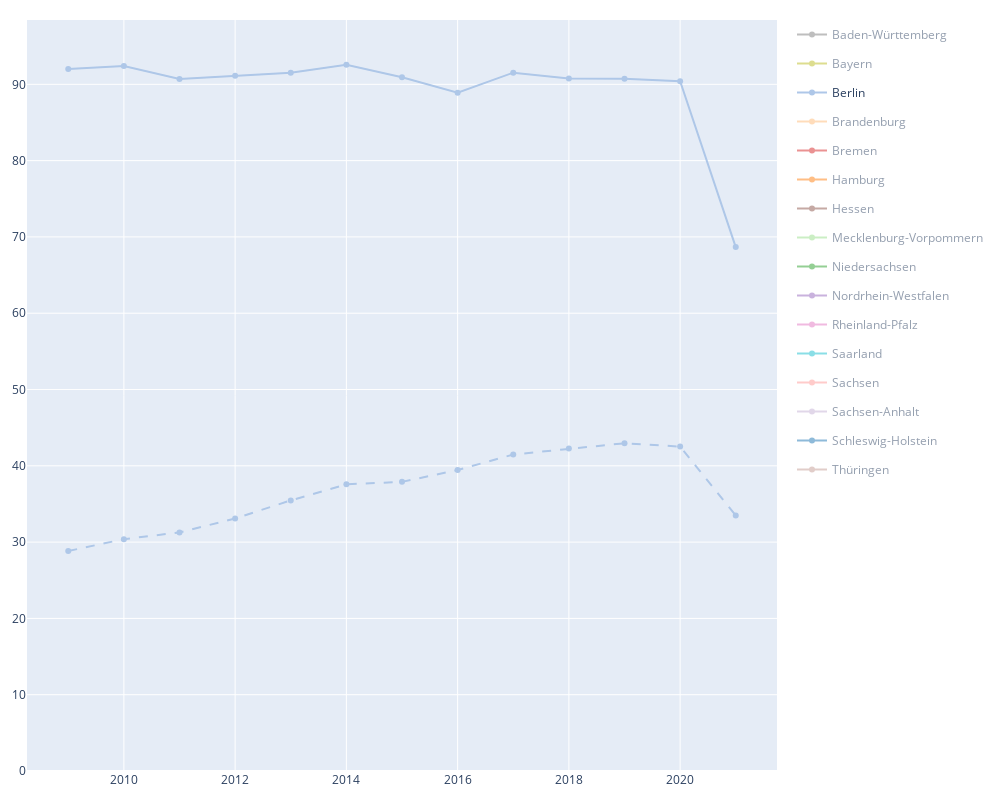

Write notebook code for a chart like this one.
### Markdown cell above
# Empfänger:innen von Elterngeld in Prozent Anteil an Geburten

### Code cell
egb = pd.merge(
    eg,
    gb[["jahr", "land", "geburten"]],
    on=["jahr", "land"],
    how="left"
)
egb["eg_rate"] = egb.pers / egb.geburten * 100

fig = go.Figure()

for var, grp in egb.groupby(["land", "fm"]):
    fig.add_trace(
        go.Scatter(
            x=grp.jahr,
            y=grp.eg_rate,
            mode="markers+lines",
            line=dict(
                dash=fm_line[var[1]],
                color=land_clr[var[0]]
            ),
            name=var[0],
            showlegend=var[1]=="weiblich",
            legendgroup=var[0],
            visible=True if var[0] == "Berlin" else "legendonly",
            customdata=grp.grp_display.values,
            hovertemplate="%{customdata}: bei %{y:.1f}% der geborenen Kinder<extra></extra>"
        )
    )

fig.update_layout(
    hovermode="x unified",
    width=1000,
    height=800,
    margin=dict(t=20, r=20, b=20, l=20),
    yaxis=dict(range=[0, egb.eg_rate.max()])
)

fig.show()

### Figure 1 — Plotly figure (JSON) as saved in the notebook; plotly's stock layout.template omitted (floating-point values rounded to 4 significant figures)
{"data": [{"customdata": ["Väter in Baden-Württemberg", "Väter in Baden-Württemberg", "Väter in Baden-Württemberg", "Väter in Baden-Württemberg", "Väter in Baden-Württemberg", "Väter in Baden-Württemberg", "Väter in Baden-Württemberg", "Väter in Baden-Württemberg", "Väter in Baden-Württemberg", "Väter in Baden-Württemberg", "Väter in Baden-Württemberg", "Väter in Baden-Württemberg", "Väter in Baden-Württemberg"], "hovertemplate": "%{customdata}: bei %{y:.1f}% der geborenen Kinder<extra></extra>", "legendgroup": "Baden-Württemberg", "line": {"color": "#7f7f7f", "dash": "dash"}, "mode": "markers+lines", "name": "Baden-Württemberg", "showlegend": false, "type": "scatter", "visible": "legendonly", "x": [2009, 2010, 2011, 2012, 2013, 2014, 2015, 2016, 2017, 2018, 2019, 2020, 2021], "y": [23.49, 26.15, 29.13, 32.26, 36.36, 38.73, 38.96, 39.44, 41.63, 43.05, 44.23, 45.41, 36.36]}, {"customdata": ["Mütter in Baden-Württemberg", "Mütter in Baden-Württemberg", "Mütter in Baden-Württemberg", "Mütter in Baden-Württemberg", "Mütter in Baden-Württemberg", "Mütter in Baden-Württemberg", "Mütter in Baden-Württemberg", "Mütter in Baden-Württemberg", "Mütter in Baden-Württemberg", "Mütter in Baden-Württemberg", "Mütter in Baden-Württemberg", "Mütter in Baden-Württemberg", "Mütter in Baden-Württemberg"], "hovertemplate": "%{customdata}: bei %{y:.1f}% der geborenen Kinder<extra></extra>", "legendgroup": "Baden-Württemberg", "line": {"color": "#7f7f7f", "dash": "solid"}, "mode": "markers+lines", "name": "Baden-Württemberg", "showlegend": true, "type": "scatter", "visible": "legendonly", "x": [2009, 2010, 2011, 2012, 2013, 2014, 2015, 2016, 2017, 2018, 2019, 2020, 2021], "y": [95.54, 95.76, 95.52, 96.51, 98.43, 98.39, 95.23, 93.3, 95.02, 94.76, 94.66, 95.83, 72.46]}, {"customdata": ["Väter in Bayern", "Väter in Bayern", "Väter in Bayern", "Väter in Bayern", "Väter in Bayern", "Väter in Bayern", "Väter in Bayern", "Väter in Bayern", "Väter in Bayern", "Väter in Bayern", "Väter in Bayern", "Väter in Bayern", "Väter in Bayern"], "hovertemplate": "%{customdata}: bei %{y:.1f}% der geborenen Kinder<extra></extra>", "legendgroup": "Bayern", "line": {"color": "#bcbd22", "dash": "dash"}, "mode": "markers+lines", "name": "Bayern", "showlegend": false, "type": "scatter", "visible": "legendonly", "x": [2009, 2010, 2011, 2012, 2013, 2014, 2015, 2016, 2017, 2018, 2019, 2020, 2021], "y": [29.54, 32.07, 34.92, 37.2, 39.84, 41.75, 42.53, 43.52, 45.14, 46.53, 48.02, 48.61, 38.71]}, {"customdata": ["Mütter in Bayern", "Mütter in Bayern", "Mütter in Bayern", "Mütter in Bayern", "Mütter in Bayern", "Mütter in Bayern", "Mütter in Bayern", "Mütter in Bayern", "Mütter in Bayern", "Mütter in Bayern", "Mütter in Bayern", "Mütter in Bayern", "Mütter in Bayern"], "hovertemplate": "%{customdata}: bei %{y:.1f}% der geborenen Kinder<extra></extra>", "legendgroup": "Bayern", "line": {"color": "#bcbd22", "dash": "solid"}, "mode": "markers+lines", "name": "Bayern", "showlegend": true, "type": "scatter", "visible": "legendonly", "x": [2009, 2010, 2011, 2012, 2013, 2014, 2015, 2016, 2017, 2018, 2019, 2020, 2021], "y": [95.55, 95.77, 95.67, 96.4, 97.8, 97.46, 94.89, 93.58, 94.59, 94.31, 94.68, 95.27, 72.03]}, {"customdata": ["Väter in Berlin", "Väter in Berlin", "Väter in Berlin", "Väter in Berlin", "Väter in Berlin", "Väter in Berlin", "Väter in Berlin", "Väter in Berlin", "Väter in Berlin", "Väter in Berlin", "Väter in Berlin", "Väter in Berlin", "Väter in Berlin"], "hovertemplate": "%{customdata}: bei %{y:.1f}% der geborenen Kinder<extra></extra>", "legendgroup": "Berlin", "line": {"color": "#aec7e8", "dash": "dash"}, "mode": "markers+lines", "name": "Berlin", "showlegend": false, "type": "scatter", "visible": true, "x": [2009, 2010, 2011, 2012, 2013, 2014, 2015, 2016, 2017, 2018, 2019, 2020, 2021], "y": [28.83, 30.39, 31.27, 33.1, 35.47, 37.57, 37.9, 39.45, 41.48, 42.26, 42.95, 42.52, 33.48]}, {"customdata": ["Mütter in Berlin", "Mütter in Berlin", "Mütter in Berlin", "Mütter in Berlin", "Mütter in Berlin", "Mütter in Berlin", "Mütter in Berlin", "Mütter in Berlin", "Mütter in Berlin", "Mütter in Berlin", "Mütter in Berlin", "Mütter in Berlin", "Mütter in Berlin"], "hovertemplate": "%{customdata}: bei %{y:.1f}% der geborenen Kinder<extra></extra>", "legendgroup": "Berlin", "line": {"color": "#aec7e8", "dash": "solid"}, "mode": "markers+lines", "name": "Berlin", "showlegend": true, "type": "scatter", "visible": true, "x": [2009, 2010, 2011, 2012, 2013, 2014, 2015, 2016, 2017, 2018, 2019, 2020, 2021], "y": [92.02, 92.41, 90.69, 91.13, 91.51, 92.57, 90.93, 88.91, 91.53, 90.77, 90.74, 90.4, 68.67]}, {"customdata": ["Väter in Brandenburg", "Väter in Brandenburg", "Väter in Brandenburg", "Väter in Brandenburg", "Väter in Brandenburg", "Väter in Brandenburg", "Väter in Brandenburg", "Väter in Brandenburg", "Väter in Brandenburg", "Väter in Brandenburg", "Väter in Brandenburg", "Väter in Brandenburg", "Väter in Brandenburg"], "hovertemplate": "%{customdata}: bei %{y:.1f}% der geborenen Kinder<extra></extra>", "legendgroup": "Brandenburg", "line": {"color": "#ffbb78", "dash": "dash"}, "mode": "markers+lines", "name": "Brandenburg", "showlegend": false, "type": "scatter", "visible": "legendonly", "x": [2009, 2010, 2011, 2012, 2013, 2014, 2015, 2016, 2017, 2018, 2019, 2020, 2021], "y": [26.11, 27.05, 28.91, 31.12, 34.31, 35.89, 38.28, 39.79, 42.74, 45.06, 46.09, 45.77, 36.38]}, {"customdata": ["Mütter in Brandenburg", "Mütter in Brandenburg", "Mütter in Brandenburg", "Mütter in Brandenburg", "Mütter in Brandenburg", "Mütter in Brandenburg", "Mütter in Brandenburg", "Mütter in Brandenburg", "Mütter in Brandenburg", "Mütter in Brandenburg", "Mütter in Brandenburg", "Mütter in Brandenburg", "Mütter in Brandenburg"], "hovertemplate": "%{customdata}: bei %{y:.1f}% der geborenen Kinder<extra></extra>", "legendgroup": "Brandenburg", "line": {"color": "#ffbb78", "dash": "solid"}, "mode": "markers+lines", "name": "Brandenburg", "showlegend": true, "type": "scatter", "visible": "legendonly", "x": [2009, 2010, 2011, 2012, 2013, 2014, 2015, 2016, 2017, 2018, 2019, 2020, 2021], "y": [95.18, 95.27, 94.92, 95.07, 97.09, 95.71, 95.29, 93.38, 94.9, 97.84, 95.27, 95.24, 72.49]}, {"customdata": ["Väter in Bremen", "Väter in Bremen", "Väter in Bremen", "Väter in Bremen", "Väter in Bremen", "Väter in Bremen", "Väter in Bremen", "Väter in Bremen", "Väter in Bremen", "Väter in Bremen", "Väter in Bremen", "Väter in Bremen", "Väter in Bremen"], "hovertemplate": "%{customdata}: bei %{y:.1f}% der geborenen Kinder<extra></extra>", "legendgroup": "Bremen", "line": {"color": "#d62728", "dash": "dash"}, "mode": "markers+lines", "name": "Bremen", "showlegend": false, "type": "scatter", "visible": "legendonly", "x": [2009, 2010, 2011, 2012, 2013, 2014, 2015, 2016, 2017, 2018, 2019, 2020, 2021], "y": [17.81, 18.22, 20.45, 21.6, 24.61, 26.07, 27.04, 28.1, 31.39, 32.71, 34.07, 31.47, 26.75]}, {"customdata": ["Mütter in Bremen", "Mütter in Bremen", "Mütter in Bremen", "Mütter in Bremen", "Mütter in Bremen", "Mütter in Bremen", "Mütter in Bremen", "Mütter in Bremen", "Mütter in Bremen", "Mütter in Bremen", "Mütter in Bremen", "Mütter in Bremen", "Mütter in Bremen"], "hovertemplate": "%{customdata}: bei %{y:.1f}% der geborenen Kinder<extra></extra>", "legendgroup": "Bremen", "line": {"color": "#d62728", "dash": "solid"}, "mode": "markers+lines", "name": "Bremen", "showlegend": true, "type": "scatter", "visible": "legendonly", "x": [2009, 2010, 2011, 2012, 2013, 2014, 2015, 2016, 2017, 2018, 2019, 2020, 2021], "y": [92.61, 90.71, 90.79, 91.4, 92.49, 93.01, 93.56, 87.05, 90.8, 90.58, 90.4, 89.9, 69.4]}, {"customdata": ["Väter in Hamburg", "Väter in Hamburg", "Väter in Hamburg", "Väter in Hamburg", "Väter in Hamburg", "Väter in Hamburg", "Väter in Hamburg", "Väter in Hamburg", "Väter in Hamburg", "Väter in Hamburg", "Väter in Hamburg", "Väter in Hamburg", "Väter in Hamburg"], "hovertemplate": "%{customdata}: bei %{y:.1f}% der geborenen Kinder<extra></extra>", "legendgroup": "Hamburg", "line": {"color": "#ff7f0e", "dash": "dash"}, "mode": "markers+lines", "name": "Hamburg", "showlegend": false, "type": "scatter", "visible": "legendonly", "x": [2009, 2010, 2011, 2012, 2013, 2014, 2015, 2016, 2017, 2018, 2019, 2020, 2021], "y": [26.1, 26.98, 29.14, 31.78, 35.0, 37.23, 37.67, 37.84, 39.96, 41.67, 42.56, 41.56, 33.37]}, {"customdata": ["Mütter in Hamburg", "Mütter in Hamburg", "Mütter in Hamburg", "Mütter in Hamburg", "Mütter in Hamburg", "Mütter in Hamburg", "Mütter in Hamburg", "Mütter in Hamburg", "Mütter in Hamburg", "Mütter in Hamburg", "Mütter in Hamburg", "Mütter in Hamburg", "Mütter in Hamburg"], "hovertemplate": "%{customdata}: bei %{y:.1f}% der geborenen Kinder<extra></extra>", "legendgroup": "Hamburg", "line": {"color": "#ff7f0e", "dash": "solid"}, "mode": "markers+lines", "name": "Hamburg", "showlegend": true, "type": "scatter", "visible": "legendonly", "x": [2009, 2010, 2011, 2012, 2013, 2014, 2015, 2016, 2017, 2018, 2019, 2020, 2021], "y": [93.97, 93.35, 92.48, 92.54, 94.51, 95.19, 91.94, 90.91, 92.41, 91.63, 91.48, 91.11, 70.04]}, {"customdata": ["Väter in Hessen", "Väter in Hessen", "Väter in Hessen", "Väter in Hessen", "Väter in Hessen", "Väter in Hessen", "Väter in Hessen", "Väter in Hessen", "Väter in Hessen", "Väter in Hessen", "Väter in Hessen", "Väter in Hessen", "Väter in Hessen"], "hovertemplate": "%{customdata}: bei %{y:.1f}% der geborenen Kinder<extra></extra>", "legendgroup": "Hessen", "line": {"color": "#8c564b", "dash": "dash"}, "mode": "markers+lines", "name": "Hessen", "showlegend": false, "type": "scatter", "visible": "legendonly", "x": [2009, 2010, 2011, 2012, 2013, 2014, 2015, 2016, 2017, 2018, 2019, 2020, 2021], "y": [22.22, 24.15, 25.61, 27.92, 29.96, 32.46, 32.1, 33.11, 34.75, 35.93, 36.48, 36.82, 29.55]}, {"customdata": ["Mütter in Hessen", "Mütter in Hessen", "Mütter in Hessen", "Mütter in Hessen", "Mütter in Hessen", "Mütter in Hessen", "Mütter in Hessen", "Mütter in Hessen", "Mütter in Hessen", "Mütter in Hessen", "Mütter in Hessen", "Mütter in Hessen", "Mütter in Hessen"], "hovertemplate": "%{customdata}: bei %{y:.1f}% der geborenen Kinder<extra></extra>", "legendgroup": "Hessen", "line": {"color": "#8c564b", "dash": "solid"}, "mode": "markers+lines", "name": "Hessen", "showlegend": true, "type": "scatter", "visible": "legendonly", "x": [2009, 2010, 2011, 2012, 2013, 2014, 2015, 2016, 2017, 2018, 2019, 2020, 2021], "y": [94.99, 95.08, 94.01, 94.35, 96.0, 95.65, 92.57, 90.86, 91.29, 91.91, 92.05, 92.16, 69.92]}, {"customdata": ["Väter in Mecklenburg-Vorpommern", "Väter in Mecklenburg-Vorpommern", "Väter in Mecklenburg-Vorpommern", "Väter in Mecklenburg-Vorpommern", "Väter in Mecklenburg-Vorpommern", "Väter in Mecklenburg-Vorpommern", "Väter in Mecklenburg-Vorpommern", "Väter in Mecklenburg-Vorpommern", "Väter in Mecklenburg-Vorpommern", "Väter in Mecklenburg-Vorpommern", "Väter in Mecklenburg-Vorpommern", "Väter in Mecklenburg-Vorpommern", "Väter in Mecklenburg-Vorpommern"], "hovertemplate": "%{customdata}: bei %{y:.1f}% der geborenen Kinder<extra></extra>", "legendgroup": "Mecklenburg-Vorpommern", "line": {"color": "#98df8a", "dash": "dash"}, "mode": "markers+lines", "name": "Mecklenburg-Vorpommern", "showlegend": false, "type": "scatter", "visible": "legendonly", "x": [2009, 2010, 2011, 2012, 2013, 2014, 2015, 2016, 2017, 2018, 2019, 2020, 2021], "y": [22.38, 22.86, 21.63, 24.31, 25.94, 27.53, 29.48, 33.13, 34.71, 36.43, 37.77, 38.96, 31.83]}, {"customdata": ["Mütter in Mecklenburg-Vorpommern", "Mütter in Mecklenburg-Vorpommern", "Mütter in Mecklenburg-Vorpommern", "Mütter in Mecklenburg-Vorpommern", "Mütter in Mecklenburg-Vorpommern", "Mütter in Mecklenburg-Vorpommern", "Mütter in Mecklenburg-Vorpommern", "Mütter in Mecklenburg-Vorpommern", "Mütter in Mecklenburg-Vorpommern", "Mütter in Mecklenburg-Vorpommern", "Mütter in Mecklenburg-Vorpommern", "Mütter in Mecklenburg-Vorpommern", "Mütter in Mecklenburg-Vorpommern"], "hovertemplate": "%{customdata}: bei %{y:.1f}% der geborenen Kinder<extra></extra>", "legendgroup": "Mecklenburg-Vorpommern", "line": {"color": "#98df8a", "dash": "solid"}, "mode": "markers+lines", "name": "Mecklenburg-Vorpommern", "showlegend": true, "type": "scatter", "visible": "legendonly", "x": [2009, 2010, 2011, 2012, 2013, 2014, 2015, 2016, 2017, 2018, 2019, 2020, 2021], "y": [95.35, 95.09, 95.01, 95.38, 96.99, 96.31, 93.38, 92.92, 94.34, 94.4, 94.94, 94.3, 72.09]}, {"customdata": ["Väter in Niedersachsen", "Väter in Niedersachsen", "Väter in Niedersachsen", "Väter in Niedersachsen", "Väter in Niedersachsen", "Väter in Niedersachsen", "Väter in Niedersachsen", "Väter in Niedersachsen", "Väter in Niedersachsen", "Väter in Niedersachsen", "Väter in Niedersachsen", "Väter in Niedersachsen", "Väter in Niedersachsen"], "hovertemplate": "%{customdata}: bei %{y:.1f}% der geborenen Kinder<extra></extra>", "legendgroup": "Niedersachsen", "line": {"color": "#2ca02c", "dash": "dash"}, "mode": "markers+lines", "name": "Niedersachsen", "showlegend": false, "type": "scatter", "visible": "legendonly", "x": [2009, 2010, 2011, 2012, 2013, 2014, 2015, 2016, 2017, 2018, 2019, 2020, 2021], "y": [20.65, 22.13, 23.95, 25.99, 28.88, 31.93, 33.37, 33.98, 36.71, 38.95, 40.99, 40.77, 33.26]}, {"customdata": ["Mütter in Niedersachsen", "Mütter in Niedersachsen", "Mütter in Niedersachsen", "Mütter in Niedersachsen", "Mütter in Niedersachsen", "Mütter in Niedersachsen", "Mütter in Niedersachsen", "Mütter in Niedersachsen", "Mütter in Niedersachsen", "Mütter in Niedersachsen", "Mütter in Niedersachsen", "Mütter in Niedersachsen", "Mütter in Niedersachsen"], "hovertemplate": "%{customdata}: bei %{y:.1f}% der geborenen Kinder<extra></extra>", "legendgroup": "Niedersachsen", "line": {"color": "#2ca02c", "dash": "solid"}, "mode": "markers+lines", "name": "Niedersachsen", "showlegend": true, "type": "scatter", "visible": "legendonly", "x": [2009, 2010, 2011, 2012, 2013, 2014, 2015, 2016, 2017, 2018, 2019, 2020, 2021], "y": [94.68, 94.93, 93.88, 95.5, 96.75, 97.1, 95.02, 91.17, 94.25, 94.61, 94.75, 94.36, 71.72]}, {"customdata": ["Väter in Nordrhein-Westfalen", "Väter in Nordrhein-Westfalen", "Väter in Nordrhein-Westfalen", "Väter in Nordrhein-Westfalen", "Väter in Nordrhein-Westfalen", "Väter in Nordrhein-Westfalen", "Väter in Nordrhein-Westfalen", "Väter in Nordrhein-Westfalen", "Väter in Nordrhein-Westfalen", "Väter in Nordrhein-Westfalen", "Väter in Nordrhein-Westfalen", "Väter in Nordrhein-Westfalen", "Väter in Nordrhein-Westfalen"], "hovertemplate": "%{customdata}: bei %{y:.1f}% der geborenen Kinder<extra></extra>", "legendgroup": "Nordrhein-Westfalen", "line": {"color": "#9467bd", "dash": "dash"}, "mode": "markers+lines", "name": "Nordrhein-Westfalen", "showlegend": false, "type": "scatter", "visible": "legendonly", "x": [2009, 2010, 2011, 2012, 2013, 2014, 2015, 2016, 2017, 2018, 2019, 2020, 2021], "y": [17.68, 18.72, 19.72, 20.85, 24.93, 26.77, 27.53, 29.14, 31.32, 33.22, 34.52, 35.13, 28.53]}, {"customdata": ["Mütter in Nordrhein-Westfalen", "Mütter in Nordrhein-Westfalen", "Mütter in Nordrhein-Westfalen", "Mütter in Nordrhein-Westfalen", "Mütter in Nordrhein-Westfalen", "Mütter in Nordrhein-Westfalen", "Mütter in Nordrhein-Westfalen", "Mütter in Nordrhein-Westfalen", "Mütter in Nordrhein-Westfalen", "Mütter in Nordrhein-Westfalen", "Mütter in Nordrhein-Westfalen", "Mütter in Nordrhein-Westfalen", "Mütter in Nordrhein-Westfalen"], "hovertemplate": "%{customdata}: bei %{y:.1f}% der geborenen Kinder<extra></extra>", "legendgroup": "Nordrhein-Westfalen", "line": {"color": "#9467bd", "dash": "solid"}, "mode": "markers+lines", "name": "Nordrhein-Westfalen", "showlegend": true, "type": "scatter", "visible": "legendonly", "x": [2009, 2010, 2011, 2012, 2013, 2014, 2015, 2016, 2017, 2018, 2019, 2020, 2021], "y": [93.98, 93.89, 92.53, 92.89, 95.21, 94.82, 91.88, 89.49, 90.94, 91.34, 91.63, 91.87, 69.61]}, {"customdata": ["Väter in Rheinland-Pfalz", "Väter in Rheinland-Pfalz", "Väter in Rheinland-Pfalz", "Väter in Rheinland-Pfalz", "Väter in Rheinland-Pfalz", "Väter in Rheinland-Pfalz", "Väter in Rheinland-Pfalz", "Väter in Rheinland-Pfalz", "Väter in Rheinland-Pfalz", "Väter in Rheinland-Pfalz", "Väter in Rheinland-Pfalz", "Väter in Rheinland-Pfalz", "Väter in Rheinland-Pfalz"], "hovertemplate": "%{customdata}: bei %{y:.1f}% der geborenen Kinder<extra></extra>", "legendgroup": "Rheinland-Pfalz", "line": {"color": "#e377c2", "dash": "dash"}, "mode": "markers+lines", "name": "Rheinland-Pfalz", "showlegend": false, "type": "scatter", "visible": "legendonly", "x": [2009, 2010, 2011, 2012, 2013, 2014, 2015, 2016, 2017, 2018, 2019, 2020, 2021], "y": [19.03, 20.55, 22.13, 23.5, 26.42, 29.37, 29.7, 30.95, 32.71, 34.47, 36.38, 36.37, 29.48]}, {"customdata": ["Mütter in Rheinland-Pfalz", "Mütter in Rheinland-Pfalz", "Mütter in Rheinland-Pfalz", "Mütter in Rheinland-Pfalz", "Mütter in Rheinland-Pfalz", "Mütter in Rheinland-Pfalz", "Mütter in Rheinland-Pfalz", "Mütter in Rheinland-Pfalz", "Mütter in Rheinland-Pfalz", "Mütter in Rheinland-Pfalz", "Mütter in Rheinland-Pfalz", "Mütter in Rheinland-Pfalz", "Mütter in Rheinland-Pfalz"], "hovertemplate": "%{customdata}: bei %{y:.1f}% der geborenen Kinder<extra></extra>", "legendgroup": "Rheinland-Pfalz", "line": {"color": "#e377c2", "dash": "solid"}, "mode": "markers+lines", "name": "Rheinland-Pfalz", "showlegend": true, "type": "scatter", "visible": "legendonly", "x": [2009, 2010, 2011, 2012, 2013, 2014, 2015, 2016, 2017, 2018, 2019, 2020, 2021], "y": [93.94, 94.35, 93.34, 93.22, 95.51, 95.41, 92.69, 91.65, 92.72, 92.67, 91.98, 92.15, 70.62]}, {"customdata": ["Väter in Saarland", "Väter in Saarland", "Väter in Saarland", "Väter in Saarland", "Väter in Saarland", "Väter in Saarland", "Väter in Saarland", "Väter in Saarland", "Väter in Saarland", "Väter in Saarland", "Väter in Saarland", "Väter in Saarland", "Väter in Saarland"], "hovertemplate": "%{customdata}: bei %{y:.1f}% der geborenen Kinder<extra></extra>", "legendgroup": "Saarland", "line": {"color": "#17becf", "dash": "dash"}, "mode": "markers+lines", "name": "Saarland", "showlegend": false, "type": "scatter", "visible": "legendonly", "x": [2009, 2010, 2011, 2012, 2013, 2014, 2015, 2016, 2017, 2018, 2019, 2020, 2021], "y": [14.18, 15.5, 17.51, 18.19, 20.41, 23.51, 24.16, 27.35, 27.09, 27.93, 30.94, 32.53, 25.53]}, {"customdata": ["Mütter in Saarland", "Mütter in Saarland", "Mütter in Saarland", "Mütter in Saarland", "Mütter in Saarland", "Mütter in Saarland", "Mütter in Saarland", "Mütter in Saarland", "Mütter in Saarland", "Mütter in Saarland", "Mütter in Saarland", "Mütter in Saarland", "Mütter in Saarland"], "hovertemplate": "%{customdata}: bei %{y:.1f}% der geborenen Kinder<extra></extra>", "legendgroup": "Saarland", "line": {"color": "#17becf", "dash": "solid"}, "mode": "markers+lines", "name": "Saarland", "showlegend": true, "type": "scatter", "visible": "legendonly", "x": [2009, 2010, 2011, 2012, 2013, 2014, 2015, 2016, 2017, 2018, 2019, 2020, 2021], "y": [95.45, 93.09, 93.07, 95.03, 96.22, 96.64, 95.03, 94.14, 94.09, 94.65, 95.25, 94.38, 72.33]}, {"customdata": ["Väter in Sachsen", "Väter in Sachsen", "Väter in Sachsen", "Väter in Sachsen", "Väter in Sachsen", "Väter in Sachsen", "Väter in Sachsen", "Väter in Sachsen", "Väter in Sachsen", "Väter in Sachsen", "Väter in Sachsen", "Väter in Sachsen", "Väter in Sachsen"], "hovertemplate": "%{customdata}: bei %{y:.1f}% der geborenen Kinder<extra></extra>", "legendgroup": "Sachsen", "line": {"color": "#ff9896", "dash": "dash"}, "mode": "markers+lines", "name": "Sachsen", "showlegend": false, "type": "scatter", "visible": "legendonly", "x": [2009, 2010, 2011, 2012, 2013, 2014, 2015, 2016, 2017, 2018, 2019, 2020, 2021], "y": [30.03, 31.81, 34.67, 37.41, 40.71, 44.14, 45.56, 46.63, 50.03, 51.26, 52.61, 52.38, 41.23]}, {"customdata": ["Mütter in Sachsen", "Mütter in Sachsen", "Mütter in Sachsen", "Mütter in Sachsen", "Mütter in Sachsen", "Mütter in Sachsen", "Mütter in Sachsen", "Mütter in Sachsen", "Mütter in Sachsen", "Mütter in Sachsen", "Mütter in Sachsen", "Mütter in Sachsen", "Mütter in Sachsen"], "hovertemplate": "%{customdata}: bei %{y:.1f}% der geborenen Kinder<extra></extra>", "legendgroup": "Sachsen", "line": {"color": "#ff9896", "dash": "solid"}, "mode": "markers+lines", "name": "Sachsen", "showlegend": true, "type": "scatter", "visible": "legendonly", "x": [2009, 2010, 2011, 2012, 2013, 2014, 2015, 2016, 2017, 2018, 2019, 2020, 2021], "y": [96.43, 96.5, 95.84, 96.52, 97.56, 97.64, 95.38, 93.99, 95.54, 95.12, 95.26, 95.33, 72.74]}, {"customdata": ["Väter in Sachsen-Anhalt", "Väter in Sachsen-Anhalt", "Väter in Sachsen-Anhalt", "Väter in Sachsen-Anhalt", "Väter in Sachsen-Anhalt", "Väter in Sachsen-Anhalt", "Väter in Sachsen-Anhalt", "Väter in Sachsen-Anhalt", "Väter in Sachsen-Anhalt", "Väter in Sachsen-Anhalt", "Väter in Sachsen-Anhalt", "Väter in Sachsen-Anhalt", "Väter in Sachsen-Anhalt"], "hovertemplate": "%{customdata}: bei %{y:.1f}% der geborenen Kinder<extra></extra>", "legendgroup": "Sachsen-Anhalt", "line": {"color": "#c5b0d5", "dash": "dash"}, "mode": "markers+lines", "name": "Sachsen-Anhalt", "showlegend": false, "type": "scatter", "visible": "legendonly", "x": [2009, 2010, 2011, 2012, 2013, 2014, 2015, 2016, 2017, 2018, 2019, 2020, 2021], "y": [18.49, 18.95, 21.0, 22.03, 25.3, 27.68, 30.07, 32.99, 35.12, 36.74, 37.88, 38.39, 30.8]}, {"customdata": ["Mütter in Sachsen-Anhalt", "Mütter in Sachsen-Anhalt", "Mütter in Sachsen-Anhalt", "Mütter in Sachsen-Anhalt", "Mütter in Sachsen-Anhalt", "Mütter in Sachsen-Anhalt", "Mütter in Sachsen-Anhalt", "Mütter in Sachsen-Anhalt", "Mütter in Sachsen-Anhalt", "Mütter in Sachsen-Anhalt", "Mütter in Sachsen-Anhalt", "Mütter in Sachsen-Anhalt", "Mütter in Sachsen-Anhalt"], "hovertemplate": "%{customdata}: bei %{y:.1f}% der geborenen Kinder<extra></extra>", "legendgroup": "Sachsen-Anhalt", "line": {"color": "#c5b0d5", "dash": "solid"}, "mode": "markers+lines", "name": "Sachsen-Anhalt", "showlegend": true, "type": "scatter", "visible": "legendonly", "x": [2009, 2010, 2011, 2012, 2013, 2014, 2015, 2016, 2017, 2018, 2019, 2020, 2021], "y": [93.32, 92.17, 92.96, 93.43, 96.45, 96.71, 93.7, 92.08, 93.21, 92.75, 93.4, 93.42, 71.51]}, {"customdata": ["Väter in Schleswig-Holstein", "Väter in Schleswig-Holstein", "Väter in Schleswig-Holstein", "Väter in Schleswig-Holstein", "Väter in Schleswig-Holstein", "Väter in Schleswig-Holstein", "Väter in Schleswig-Holstein", "Väter in Schleswig-Holstein", "Väter in Schleswig-Holstein", "Väter in Schleswig-Holstein", "Väter in Schleswig-Holstein", "Väter in Schleswig-Holstein", "Väter in Schleswig-Holstein"], "hovertemplate": "%{customdata}: bei %{y:.1f}% der geborenen Kinder<extra></extra>", "legendgroup": "Schleswig-Holstein", "line": {"color": "#1f77b4", "dash": "dash"}, "mode": "markers+lines", "name": "Schleswig-Holstein", "showlegend": false, "type": "scatter", "visible": "legendonly", "x": [2009, 2010, 2011, 2012, 2013, 2014, 2015, 2016, 2017, 2018, 2019, 2020, 2021], "y": [19.0, 21.0, 22.8, 23.64, 26.49, 29.29, 29.1, 30.78, 32.47, 34.21, 35.44, 35.69, 29.52]}, {"customdata": ["Mütter in Schleswig-Holstein", "Mütter in Schleswig-Holstein", "Mütter in Schleswig-Holstein", "Mütter in Schleswig-Holstein", "Mütter in Schleswig-Holstein", "Mütter in Schleswig-Holstein", "Mütter in Schleswig-Holstein", "Mütter in Schleswig-Holstein", "Mütter in Schleswig-Holstein", "Mütter in Schleswig-Holstein", "Mütter in Schleswig-Holstein", "Mütter in Schleswig-Holstein", "Mütter in Schleswig-Holstein"], "hovertemplate": "%{customdata}: bei %{y:.1f}% der geborenen Kinder<extra></extra>", "legendgroup": "Schleswig-Holstein", "line": {"color": "#1f77b4", "dash": "solid"}, "mode": "markers+lines", "name": "Schleswig-Holstein", "showlegend": true, "type": "scatter", "visible": "legendonly", "x": [2009, 2010, 2011, 2012, 2013, 2014, 2015, 2016, 2017, 2018, 2019, 2020, 2021], "y": [95.27, 94.72, 93.92, 94.77, 96.06, 96.61, 92.9, 89.61, 91.48, 91.36, 91.5, 92.57, 70.91]}, {"customdata": ["Väter in Thüringen", "Väter in Thüringen", "Väter in Thüringen", "Väter in Thüringen", "Väter in Thüringen", "Väter in Thüringen", "Väter in Thüringen", "Väter in Thüringen", "Väter in Thüringen", "Väter in Thüringen", "Väter in Thüringen", "Väter in Thüringen", "Väter in Thüringen"], "hovertemplate": "%{customdata}: bei %{y:.1f}% der geborenen Kinder<extra></extra>", "legendgroup": "Thüringen", "line": {"color": "#c49c94", "dash": "dash"}, "mode": "markers+lines", "name": "Thüringen", "showlegend": false, "type": "scatter", "visible": "legendonly", "x": [2009, 2010, 2011, 2012, 2013, 2014, 2015, 2016, 2017, 2018, 2019, 2020, 2021], "y": [27.59, 28.38, 31.18, 33.61, 36.7, 40.36, 41.66, 43.15, 45.47, 47.08, 47.87, 47.69, 38.79]}, {"customdata": ["Mütter in Thüringen", "Mütter in Thüringen", "Mütter in Thüringen", "Mütter in Thüringen", "Mütter in Thüringen", "Mütter in Thüringen", "Mütter in Thüringen", "Mütter in Thüringen", "Mütter in Thüringen", "Mütter in Thüringen", "Mütter in Thüringen", "Mütter in Thüringen", "Mütter in Thüringen"], "hovertemplate": "%{customdata}: bei %{y:.1f}% der geborenen Kinder<extra></extra>", "legendgroup": "Thüringen", "line": {"color": "#c49c94", "dash": "solid"}, "mode": "markers+lines", "name": "Thüringen", "showlegend": true, "type": "scatter", "visible": "legendonly", "x": [2009, 2010, 2011, 2012, 2013, 2014, 2015, 2016, 2017, 2018, 2019, 2020, 2021], "y": [96.53, 96.38, 96.44, 96.75, 98.22, 97.55, 95.17, 94.4, 94.6, 95.26, 94.89, 95.47, 74.34]}], "layout": {"height": 800, "hovermode": "x unified", "margin": {"b": 20, "l": 20, "r": 20, "t": 20}, "width": 1000, "yaxis": {"range": [0, 98.43]}}}
